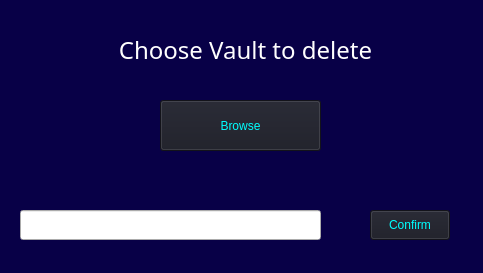
<?xml version="1.0" encoding="UTF-8"?>
<ui version="4.0">
 <class>MainWindow</class>
 <widget class="QMainWindow" name="MainWindow">
  <property name="geometry">
   <rect>
    <x>0</x>
    <y>0</y>
    <width>483</width>
    <height>273</height>
   </rect>
  </property>
  <property name="windowTitle">
   <string>MainWindow</string>
  </property>
  <property name="styleSheet">
   <string notr="true">QMainWindow {
    background-color: rgb(8, 0, 71);
    color: white
}

QLabel {
    color: white;
}

QPushButton {
    background-color: #1a1b25;
    color: cyan;
}

QPushButton:hover {
    background-color: #016064;
}</string>
  </property>
  <widget class="QWidget" name="centralwidget">
   <widget class="QPushButton" name="BrowseFolders">
    <property name="geometry">
     <rect>
      <x>160</x>
      <y>100</y>
      <width>161</width>
      <height>51</height>
     </rect>
    </property>
    <property name="text">
     <string>Browse</string>
    </property>
   </widget>
   <widget class="QLabel" name="label">
    <property name="geometry">
     <rect>
      <x>80</x>
      <y>40</y>
      <width>331</width>
      <height>20</height>
     </rect>
    </property>
    <property name="font">
     <font>
      <family>Ubuntu Mono</family>
      <pointsize>18</pointsize>
     </font>
    </property>
    <property name="text">
     <string>Choose Vault to delete</string>
    </property>
    <property name="alignment">
     <set>Qt::AlignCenter</set>
    </property>
   </widget>
   <widget class="QPushButton" name="Confirmation">
    <property name="geometry">
     <rect>
      <x>370</x>
      <y>210</y>
      <width>80</width>
      <height>30</height>
     </rect>
    </property>
    <property name="text">
     <string>Confirm</string>
    </property>
   </widget>
   <widget class="QLineEdit" name="VaultDeletePath">
    <property name="geometry">
     <rect>
      <x>20</x>
      <y>210</y>
      <width>301</width>
      <height>30</height>
     </rect>
    </property>
   </widget>
  </widget>
 </widget>
 <resources/>
 <connections/>
</ui>
